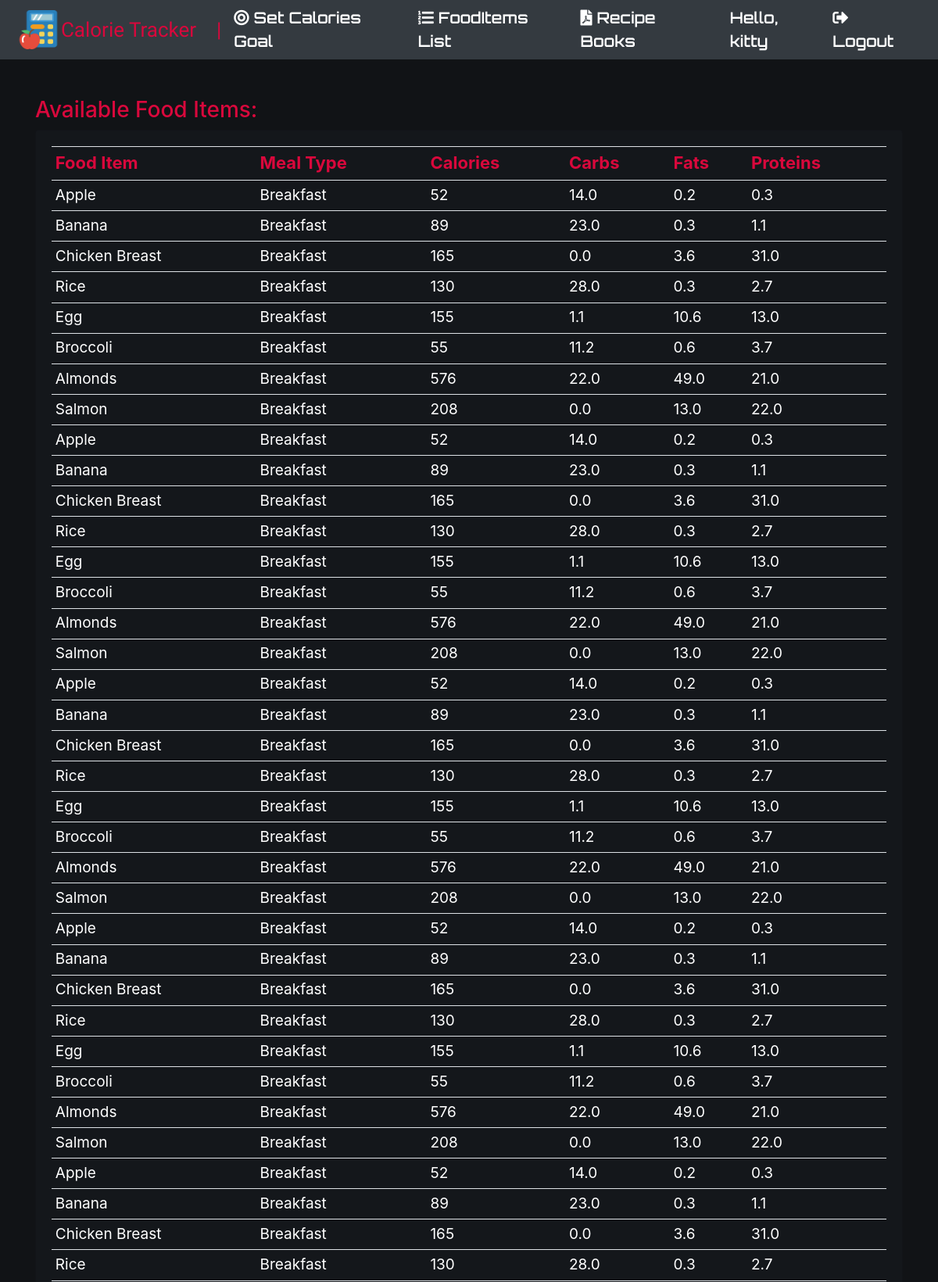
Page /food-items/ (signed in, upper part) on the committed database.
### Fityfeed/models.py (models this page shows, shortened)
class FoodItem(models.Model):
    name = models.CharField(max_length=100)
    category = models.ForeignKey(Category, on_delete=models.CASCADE, null=False, default=get_default_category)
    carbohydrate = models.FloatField(max_length=100,default=0)
    fats= models.FloatField(max_length=100,default=0)
    protein = models.FloatField(max_length=100,default=0)
    calories = models.PositiveIntegerField(default=0)
    meal_type = models.CharField(max_length=20,choices=[('Breakfast', 'Breakfast'), ('Lunch', 'Lunch'), ('Dinner', 'Dinner'), ('Snack', 'Snack')], default='Breakfast')

### Fityfeed/views.py (the view)
# urls.py: path('food-items/', views.food_list, name='food_list'),
def food_list(request):
    fooditem = FoodItem.objects.all()
    return render(request, 'viewfood.html', {'fooditem': fooditem})

### Fityfeed/templates/viewfood.html (shortened to what this page needs)
{% extends 'main.html' %}
{% load static %}
{% block content %}
<head>
    <link rel="stylesheet" href="https://use.fontawesome.com/releases/v5.2.0/css/all.css">
</head>
<h3 id="form-title">Available Food Items:</h3>
<div class="row">
    <div class="col-md">
        <div class="card card-body" id="table">
            <table class="table table-sm">
                <tr class="heads">
                    <th class="table_head">Food Item</th>
                    <th class="table_head">Meal Type</th>
                    <th class="table_head">Calories</th>
                    <th class="table_head">Carbs</th>
                    <th class="table_head">Fats</th>
                    <th class="table_head">Proteins</th>
                </tr>
                {% for food in fooditem %}
                    <tr class="tails">
                        <td class="tail_content">{{ food.name }}</td>
                        <td class="tail_content">{{ food.meal_type }}</td>
                        <td class="tail_content">{{ food.calories }}</td>
                        <td class="tail_content">{{ food.carbohydrate }}</td>
                        <td class="tail_content">{{ food.fats }}</td>
                        <td class="tail_content">{{ food.protein }}</td>
                    </tr>
                {% empty %}
                    <tr class="tails">
                        <td colspan="5" class="tail_content">No food items found.</td>
                    </tr>
                {% endfor %}
            </table>
        </div>
    </div>
</div>
{% endblock %}

### Fityfeed/templates/navbar.html (shortened to what this page needs)
{% load static %}
<nav class="navbar navbar-expand-lg navbar-dark bg-dark">
    <img src="{% static 'images/icon.png' %}" width="60px" height="50px">
    <a class="navbar-brand" href="{% url 'home' %}" style="font-size:26px; color:#d9083c; font-family: 'Black Ops One', cursive;" >Calorie Tracker&nbsp;&nbsp;&nbsp;&nbsp;|</a>
    <a href="{% url 'set_calorie_goals' %}" class="set"> <i class="fas fa-bullseye"></i> Set Calories Goal&nbsp;</a>
    <a href="{% url 'viewfood' %}" class="set"> <i class="fas fa-list-ol"></i> FoodItems List&nbsp;</a>
    <a href="{% url 'pdf_download' %}" class="set"> <i class="fas fa-file-pdf"></i> Recipe Books&nbsp;</a>
    <span class="hello-msg">Hello, {{request.user}}</span>
    <span ><a  class="set" href="{% url 'logout' %}"><i class="fas fa-sign-out-alt"></i> Logout</a></span>
  </nav>

### Fityfeed/templates/navbar.html (style rules this page uses)
.navbar { font-family: 'Orbitron', sans-serif; }
.hello-msg { font-size: 20px; margin-right: 20px; font-weight: 550; color: white; }
.set { font-size: 20px; font-weight: 550; margin-right: 20px; color: white; }

### Fityfeed/templates/viewfood.html (style rules this page uses)
body, html { margin: 0; padding: 0; height: 100%; background: #111316; }
#form-title { color: #d9083c; }
#table { background: #14171b; }
.heads { color: #d9083c; }
.table_head { font-size: 22px; }
.tails { color: white; }
.tail_content { font-size: 19px; }

### rows in the picture
FoodItem: name "Apple", meal_type "Breakfast", calories "52", carbohydrate "14.0", fats "0.2", protein "0.3"
FoodItem: name "Banana", meal_type "Breakfast", calories "89", carbohydrate "23.0", fats "0.3", protein "1.1"
FoodItem: name "Chicken Breast", meal_type "Breakfast", calories "165", carbohydrate "0.0", fats "3.6", protein "31.0"
FoodItem: name "Rice", meal_type "Breakfast", calories "130", carbohydrate "28.0", fats "0.3", protein "2.7"
FoodItem: name "Egg", meal_type "Breakfast", calories "155", carbohydrate "1.1", fats "10.6", protein "13.0"
FoodItem: name "Broccoli", meal_type "Breakfast", calories "55", carbohydrate "11.2", fats "0.6", protein "3.7"
FoodItem: name "Almonds", meal_type "Breakfast", calories "576", carbohydrate "22.0", fats "49.0", protein "21.0"
FoodItem: name "Salmon", meal_type "Breakfast", calories "208", carbohydrate "0.0", fats "13.0", protein "22.0"
FoodItem: name "Apple", meal_type "Breakfast", calories "52", carbohydrate "14.0", fats "0.2", protein "0.3"
FoodItem: name "Banana", meal_type "Breakfast", calories "89", carbohydrate "23.0", fats "0.3", protein "1.1"
FoodItem: name "Chicken Breast", meal_type "Breakfast", calories "165", carbohydrate "0.0", fats "3.6", protein "31.0"
FoodItem: name "Rice", meal_type "Breakfast", calories "130", carbohydrate "28.0", fats "0.3", protein "2.7"
FoodItem: name "Egg", meal_type "Breakfast", calories "155", carbohydrate "1.1", fats "10.6", protein "13.0"
FoodItem: name "Broccoli", meal_type "Breakfast", calories "55", carbohydrate "11.2", fats "0.6", protein "3.7"
FoodItem: name "Almonds", meal_type "Breakfast", calories "576", carbohydrate "22.0", fats "49.0", protein "21.0"
FoodItem: name "Salmon", meal_type "Breakfast", calories "208", carbohydrate "0.0", fats "13.0", protein "22.0"
FoodItem: name "Apple", meal_type "Breakfast", calories "52", carbohydrate "14.0", fats "0.2", protein "0.3"
FoodItem: name "Banana", meal_type "Breakfast", calories "89", carbohydrate "23.0", fats "0.3", protein "1.1"
FoodItem: name "Chicken Breast", meal_type "Breakfast", calories "165", carbohydrate "0.0", fats "3.6", protein "31.0"
FoodItem: name "Rice", meal_type "Breakfast", calories "130", carbohydrate "28.0", fats "0.3", protein "2.7"
FoodItem: name "Egg", meal_type "Breakfast", calories "155", carbohydrate "1.1", fats "10.6", protein "13.0"
FoodItem: name "Broccoli", meal_type "Breakfast", calories "55", carbohydrate "11.2", fats "0.6", protein "3.7"
FoodItem: name "Almonds", meal_type "Breakfast", calories "576", carbohydrate "22.0", fats "49.0", protein "21.0"
FoodItem: name "Salmon", meal_type "Breakfast", calories "208", carbohydrate "0.0", fats "13.0", protein "22.0"
FoodItem: name "Apple", meal_type "Breakfast", calories "52", carbohydrate "14.0", fats "0.2", protein "0.3"
FoodItem: name "Banana", meal_type "Breakfast", calories "89", carbohydrate "23.0", fats "0.3", protein "1.1"
FoodItem: name "Chicken Breast", meal_type "Breakfast", calories "165", carbohydrate "0.0", fats "3.6", protein "31.0"
FoodItem: name "Rice", meal_type "Breakfast", calories "130", carbohydrate "28.0", fats "0.3", protein "2.7"
FoodItem: name "Egg", meal_type "Breakfast", calories "155", carbohydrate "1.1", fats "10.6", protein "13.0"
FoodItem: name "Broccoli", meal_type "Breakfast", calories "55", carbohydrate "11.2", fats "0.6", protein "3.7"
FoodItem: name "Almonds", meal_type "Breakfast", calories "576", carbohydrate "22.0", fats "49.0", protein "21.0"
FoodItem: name "Salmon", meal_type "Breakfast", calories "208", carbohydrate "0.0", fats "13.0", protein "22.0"
FoodItem: name "Apple", meal_type "Breakfast", calories "52", carbohydrate "14.0", fats "0.2", protein "0.3"
FoodItem: name "Banana", meal_type "Breakfast", calories "89", carbohydrate "23.0", fats "0.3", protein "1.1"
FoodItem: name "Chicken Breast", meal_type "Breakfast", calories "165", carbohydrate "0.0", fats "3.6", protein "31.0"
FoodItem: name "Rice", meal_type "Breakfast", calories "130", carbohydrate "28.0", fats "0.3", protein "2.7"

### other values in the picture
{{ request.user }} "kitty"
